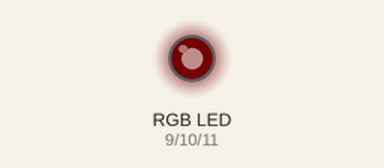
Simulated run of this sketch. Board: Arduino Uno, built with avr-gcc and run on an emulated ATmega328P. Parts: an RGB LED mixed from three pins (HIGH = lit). Dim RGB values are drawn brighter than linear.

Above: at 0.1 s.
At 4.1 s:
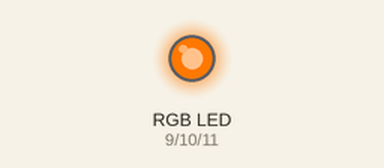
At 9.1 s:
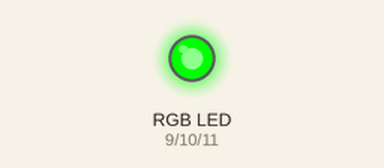
At 19.1 s:
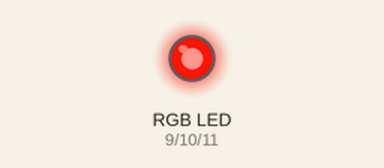
At 29.1 s:
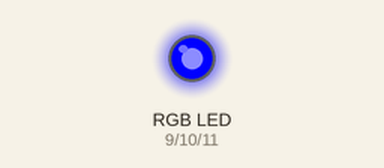
At 39.1 s:
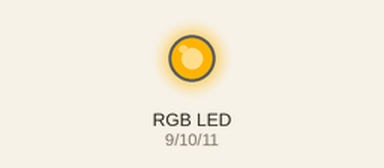
Timing chart, 0 to 40.0 s (numbered marks = the images above):
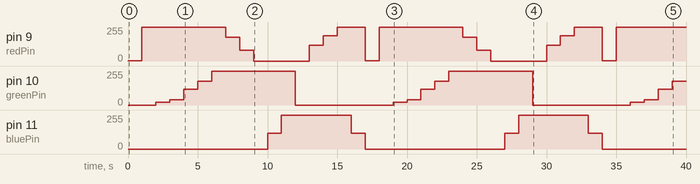

The sketch:

RGBCOLORES2.ino
```cpp
int redPin = 9;
int greenPin = 10;
int bluePin = 11;

void setColor(int red, int green, int blue)
{
  analogWrite(redPin, red);
  analogWrite(greenPin, green);
  analogWrite(bluePin, blue);
}

void loop() {
  setColor(1,0,0);// rojo brillo mínimo
  delay(1000);
  setColor(255,0,0);// rojo
  delay(1000);
  setColor(255,20,0);// naranja
  delay(1000);
  setColor(255,40,0);// naranja
  delay(1000);
  setColor(255,120,0);// naranja
  delay(1000);
  setColor(255,180,0);// naranja 2
  delay(1000);
  setColor(255,255,0);// amarillo
  delay(1000);
  setColor(180,255,0);// amarillo-verde lima
  delay(1000);
  setColor(80,255,0);// verde 2
  delay(1000);
  setColor(0,255,0);// verde
  delay(1000);
  setColor(0,255,120);// verde oscuro
  delay(1000);
  setColor(0,255,255);// cian
  delay(1000);
  setColor(0,0,255);// azul
  delay(1000);
  setColor(120,0,255);// violeta
  delay(1000);
  setColor(190,0,255);// violeta 2
  delay(1000);
  setColor(255,0,255);// magenta
  delay(1000);
  setColor(255,0,120);// fúcsia
  delay(1000);
}
```

Measured:
- by itself, pin 10 (greenPin): repeats every 17.0 s: 40/255 1.0 s, 120/255 1.0 s, 180/255 1.0 s, 255/255 6.0 s, 0/255 7.0 s, 20/255 1.0 s
- by itself, pin 11 (bluePin): 0/255 → 120/255 at 10.0 s, → 255/255 1.0 s later, → 120/255 5.0 s later, → 0/255 1.0 s later, … (8 changes in this stretch)
- by itself, pin 9 (redPin): repeats every 17.0 s: 255/255 6.0 s, 180/255 1.0 s, 80/255 1.0 s, 0/255 4.0 s, 120/255 1.0 s, 190/255 1.0 s, 255/255 2.0 s, 1/255 1.0 s
